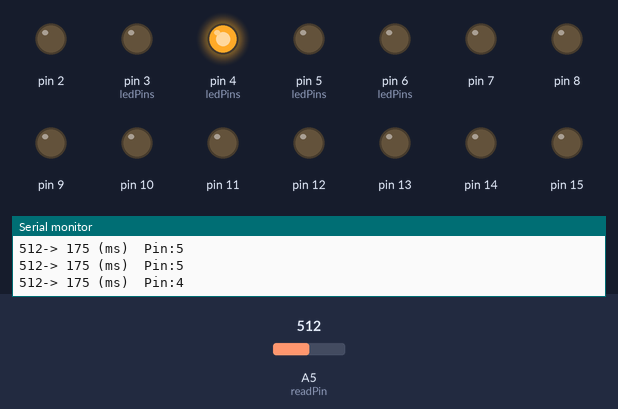
This sketch was run on a simulated Arduino Uno, built with avr-gcc and run on an emulated ATmega328P. Shown: output pins drawn as LEDs (lit = HIGH), the last lines printed to the serial monitor. Dashed ring = blinking. The inputs (shaded band) are chosen by the test bench; at power-on: A5 (readPin) = 512. Random numbers use the default seed unless the sketch sets one.

Above: at 1.29 s.
1.3 s: A5 (readPin) set to 122
At 1.49 s:
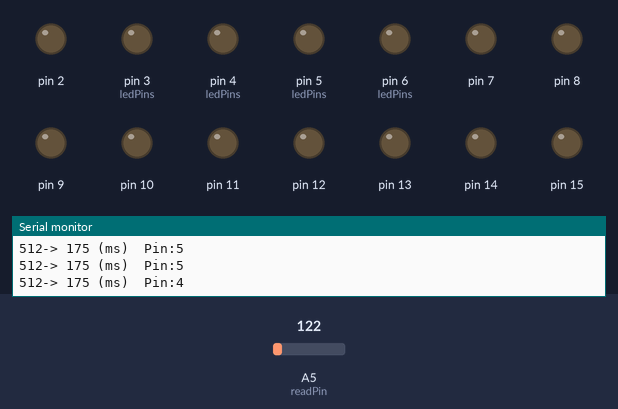
4.3 s: A5 (readPin) set to 286
At 5.24 s:
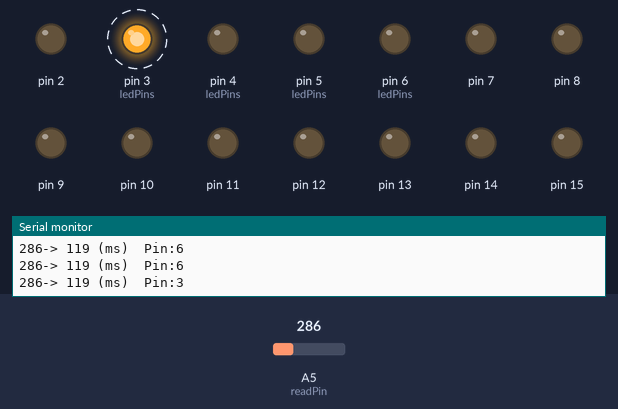
7.3 s: A5 (readPin) set to 316
At 7.55 s:
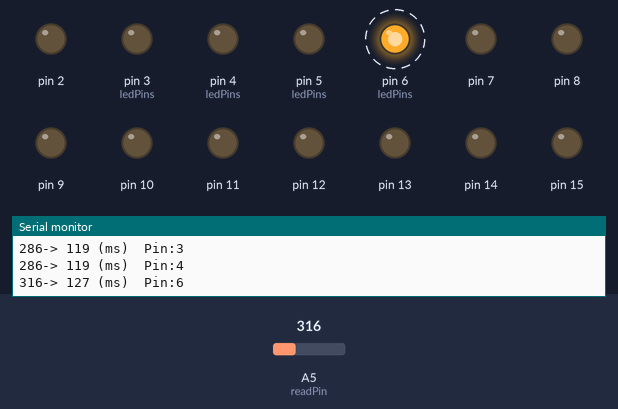
10.3 s: A5 (readPin) set to 511
13.3 s: A5 (readPin) set to 716
Timing chart, 0 to 17.3 s (numbered marks = the images above; inputs shaded):
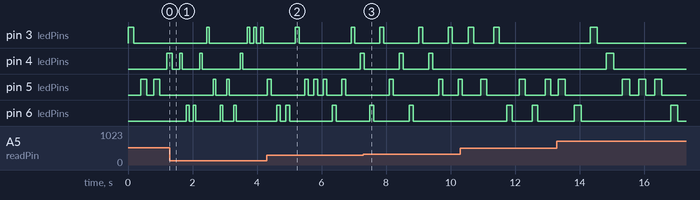

Measured:
- the behaviour switches between 302 and 303 on A5 (readPin) (found by bisection; images 2 and 3)
- by itself, pin 6 (ledPins): alternates HIGH for 0.22 s and LOW for 2.8 s

The sketch:

task3.ino
```cpp
int sensorValue = 0;
float voltage = 0.0;
int time = 0;
int ledPins[] = {6,5,4,3};
int readPin = A5;
int totalLed = 0;
int selectLed = 0;

void setup()
{
  Serial.begin(9600); // open the serial port at 9600 bps:
  pinMode(readPin, INPUT);

  //enable pins in ledPins
  int i = 0;
  while(ledPins[i]!= NULL){
  	pinMode(i, OUTPUT);
    i++;
  }

  //calculate the amount of leds to use
  totalLed = sizeof(ledPins)/ sizeof(ledPins[0]);
}
void loop()
{
  int tmp;
  // adjust the potentiometer to change the delay
  // read the value from the sensor
  sensorValue = analogRead(readPin);
  // map voltage 0-1023 to 50ms - 300ms
  time = map(sensorValue,0,1023,50,300);

  // example: 1023 250 (sec)
  // for serial monitor
  Serial.print(sensorValue);
  Serial.print("-> ");
  Serial.print(time);
  Serial.print(" (ms)");
  Serial.print("\t");

  tmp = random(0,totalLed);
  selectLed = ledPins[tmp];

  Serial.print("Pin:");
  Serial.print(selectLed);
  Serial.print("\n");

  digitalWrite(selectLed, HIGH);
  delay(time);
  digitalWrite(selectLed, LOW);
  delay(time);
  // make sure it goes off
  delay(50);
}
```
